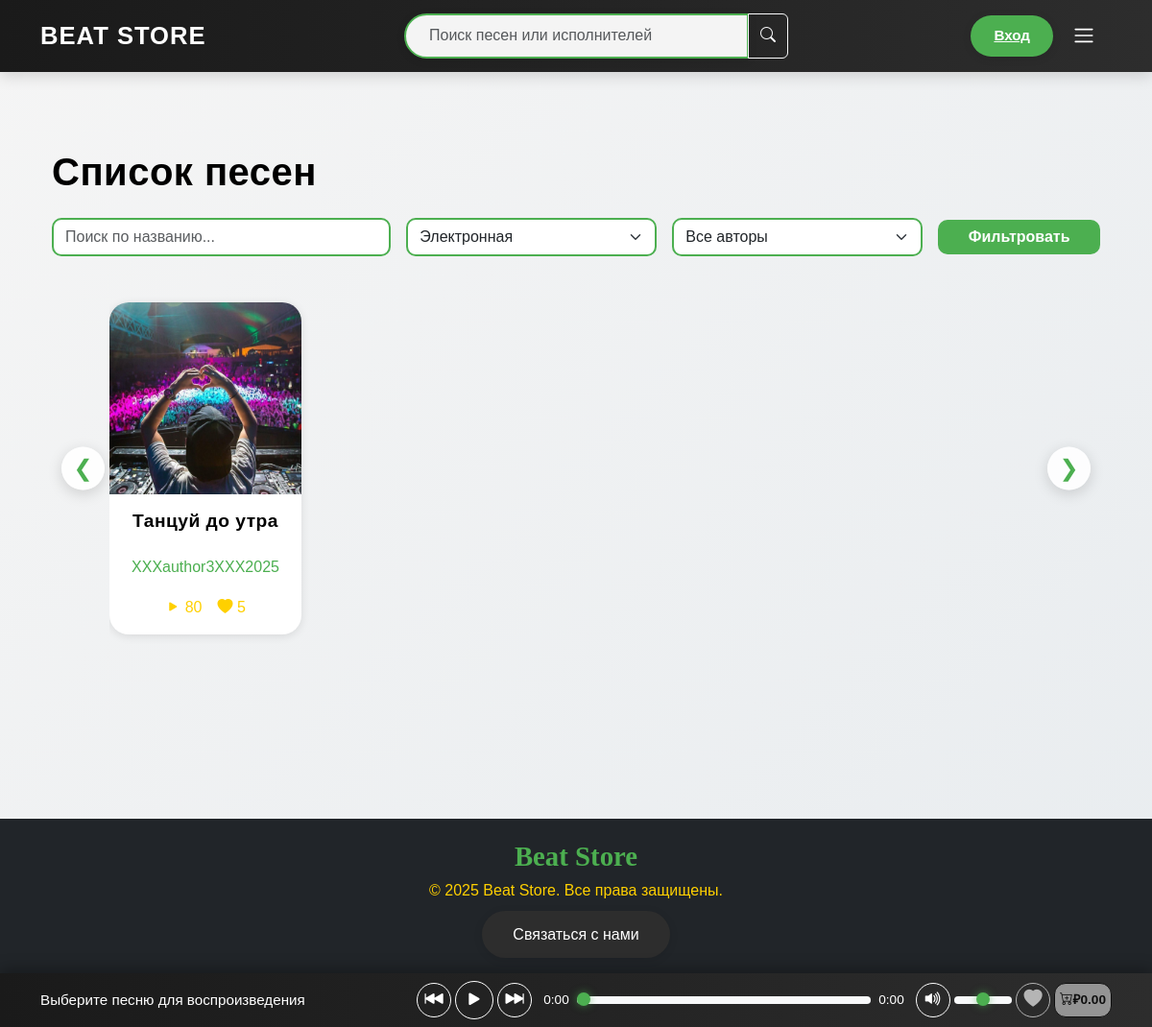
The page /music/?genre=4 on the database as committed earlier.
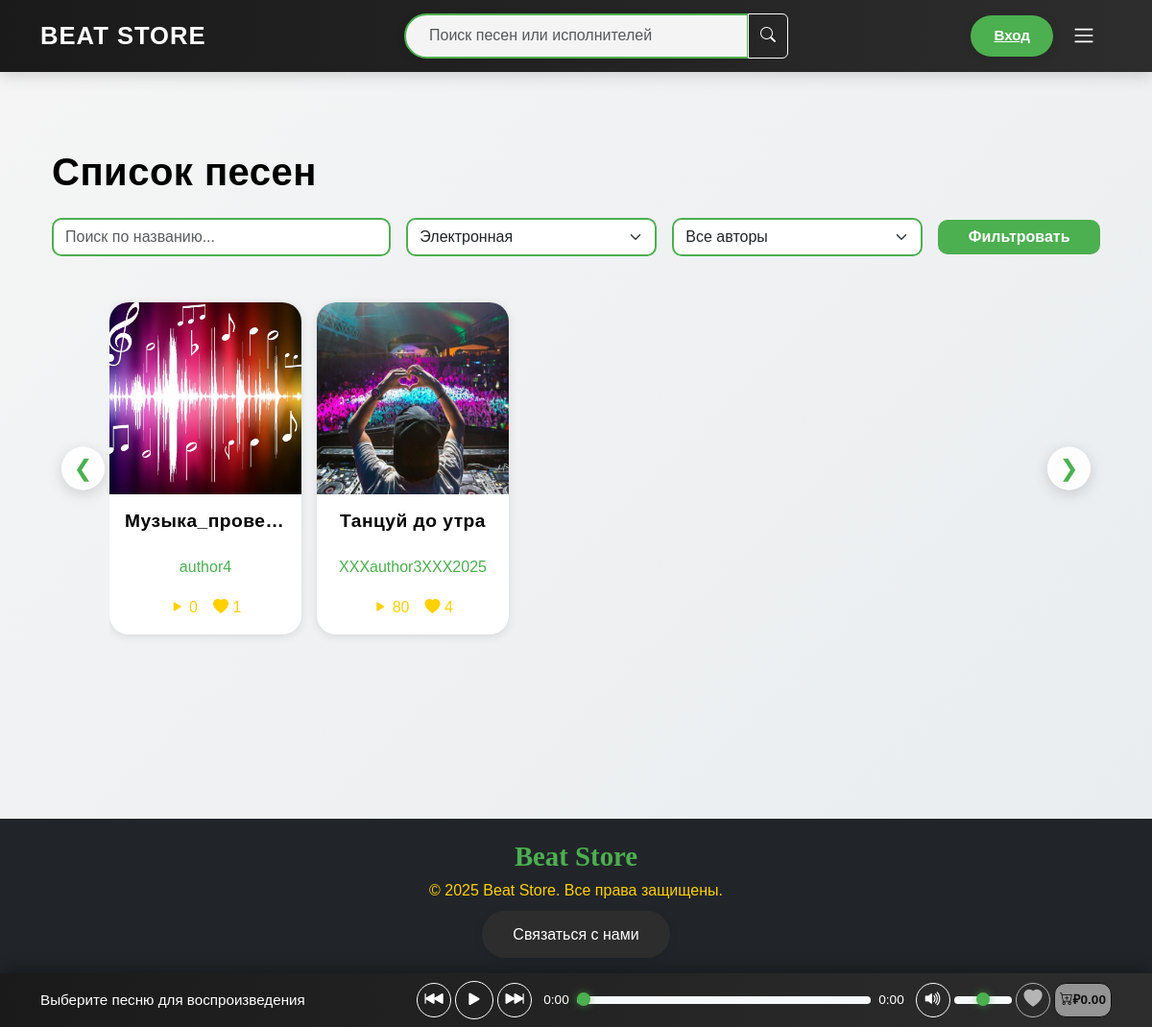
The same page on the database as committed later.
### store/models.py (models this page shows, shortened)
class Song(models.Model):
    title = models.CharField(max_length=100, verbose_name='Название')
    path = models.FileField(upload_to='songs/', verbose_name='Файл')
    cover = models.ImageField(upload_to='covers/', null=True, blank=True, verbose_name='Обложка')
    likes = models.ManyToManyField(
        User,
        related_name='liked_songs',
        blank=True,
        verbose_name='Лайки'
    )
    author = models.ForeignKey(
        User,
        on_delete=models.CASCADE,
        related_name='songs',
        verbose_name='Автор'
    )
    genre = models.ForeignKey(
        Genre,
        on_delete=models.SET_NULL,
        null=True,
        blank=True,
        verbose_name='Жанр'
    )
    price = models.DecimalField(
        max_digits=8,
        decimal_places=2,
        default=0.00,
        verbose_name='Цена'
    )
    total_plays = models.PositiveIntegerField(default=0, verbose_name='Количество прослушиваний')
    created_at = models.DateTimeField(auto_now_add=True, verbose_name='Дата создания')
    @property
    def total_likes(self):
        return self.likes.count()
    class Meta:
        verbose_name = 'Песня'
        verbose_name_plural = 'Песни'
        ordering = ['-created_at']
        indexes = [
            models.Index(fields=['created_at']),
            models.Index(fields=['total_plays']),
            models.Index(fields=['author', 'created_at']),
        ]
        constraints = [
            models.CheckConstraint(
                check=models.Q(price__gte=0),
                name='song_price_non_negative'
            )
        ]

class User(AbstractUser):
    email = models.EmailField(unique=True, verbose_name='Электронная почта')
    balance = models.DecimalField(max_digits=10, decimal_places=2, default=0.00, verbose_name='Баланс')
    class Meta:
        verbose_name = 'Пользователь'
        verbose_name_plural = 'Пользователи'
        indexes = [models.Index(fields=['username', 'email'])]

### store/views.py (the view)
# urls.py: path('music/', views.music_list, name='music_list'),
def music_list(request):
    songs = Song.objects.select_related('author', 'genre').all()
    genres = Genre.objects.all()
    authors = Profile.objects.filter(user__songs__isnull=False).select_related('user').distinct()
    genre_id = request.GET.get('genre')
    search_query = request.GET.get('search')
    author_id = request.GET.get('author')
    if genre_id:
        songs = songs.filter(genre_id=genre_id)
    if search_query:
        songs = songs.filter(title__icontains=search_query) | songs.filter(author__username__icontains=search_query)
    if author_id:
        songs = songs.filter(author_id=author_id)
    songs = songs.order_by('-created_at')
    paginator = Paginator(songs, 12)
    page_number = request.GET.get('page')
    page_obj = paginator.get_page(page_number)
    songs_json = [
        {
            'id': song.id,
            'path': song.path.url,
            'title': song.title,
            'author': song.author.username,
            'total_likes': song.total_likes,
            'price': float(song.price),
            'total_plays': song.total_plays,
            'cover': song.cover.url if song.cover else '/static/images/default_cover.jpg'
        }
        for song in page_obj
    ]
    context = {
        'page_obj': page_obj,
        'genres': genres,
        'authors': authors,
        'selected_genre': genre_id,
        'selected_author': author_id,
        'search_query': search_query,
        'songs_json': json.dumps(songs_json, ensure_ascii=False),
    }
    return render(request, 'store/music_list.html', context)

### store/templates/store/music_list.html (shortened to what this page needs)
{% extends 'store/base.html' %}
{% load static %}
{% block extra_css %}
    <link href="https://cdn.jsdelivr.net/npm/bootstrap-icons@1.10.5/font/bootstrap-icons.css" rel="stylesheet">
    <link rel="stylesheet" href="{% static 'css/music_list.css' %}">
{% endblock %}
{% block content %}
    <div class="container my-4">
        <h1>Список песен</h1>
        <form method="get" class="filter-form mb-4">
            <div class="row g-3 align-items-center">
                <div class="col-md-4">
                    <input type="text" name="search" class="form-control" placeholder="Поиск по названию..." value="{{ search_query|default_if_none:'' }}" aria-label="Поиск">
                </div>
                <div class="col-md-3">
                    <select name="genre" class="form-select" aria-label="Жанр">
                        {% for genre in genres %}
                            <option value="{{ genre.id }}" {% if selected_genre == genre.id|stringformat:"s" %}selected{% endif %}>{{ genre.name }}</option>
                        {% endfor %}
                    </select>
                </div>
                <div class="col-md-3">
                    <select name="author" class="form-select" aria-label="Автор">
                        <option value="">Все авторы</option>
                    </select>
                </div>
                <div class="col-md-2">
                    <button type="submit" class="btn btn-primary w-100">Фильтровать</button>
                </div>
            </div>
        </form>
        <section class="category">
            <div class="songs-container position-relative">
                <button class="scroll-button left" onclick="scrollSongs('left', 'song-list')" aria-label="Прокрутить влево">❮</button>
                <div class="songs" id="song-list">
                    {% for song in page_obj %}
                        <div class="song-item" data-song-id="{{ song.id }}">
                            <div class="song-image-container">
                            </div>
                            <div class="song-info">
                                <h3 class="song-title">{{ song.title }}</h3>
                                <p class="song-author">
                                    <a href="{% url 'store:profile' song.author.username %}" class="song-author-link">{{ song.author.username }}</a>
                                </p>
                                <div class="song-stats">
                                    <span id="plays-count-{{ song.id }}"><i class="bi bi-play-fill"></i> {{ song.total_plays }}</span>
                                    <span><i class="bi bi-heart-fill"></i> {{ song.total_likes }}</span>
                                </div>
                            </div>
                        </div>
                    {% empty %}
                        <div class="song-item text-center">
                            <p>Песен не найдено.</p>
                        </div>
                    {% endfor %}
                </div>
                <button class="scroll-button right" onclick="scrollSongs('right', 'song-list')" aria-label="Прокрутить вправо">❯</button>
            </div>
        </section>
    </div>
{% endblock %}

### store/templates/store/base.html (shortened to what this page needs)
{% load static %}
<!DOCTYPE html>
<html lang="ru">
<head>
    <link href="https://cdn.jsdelivr.net/npm/bootstrap@5.3.0/dist/css/bootstrap.min.css" rel="stylesheet">
    <link href="https://cdn.jsdelivr.net/npm/bootstrap-icons@1.10.5/font/bootstrap-icons.css" rel="stylesheet">
    <link rel="stylesheet" href="{% static 'css/style.css' %}">
    {% block extra_css %}
    {% endblock %}
</head>
<body>
    {% include 'store/header.html' %}
    <main class="container my-4">
        {% block content %}
        {% endblock %}
    </main>
    <div class="player-section fixed-bottom bg-dark text-white p-2">
        <div class="container">
            <div class="player-container d-flex align-items-center flex-wrap gap-2">
                <div class="track-info flex-grow-1">
                    <span id="current-song" class="text-truncate d-block">Выберите песню для воспроизведения</span>
                </div>
                <div class="controls d-flex align-items-center justify-content-center gap-1">
                    <button id="prev-button" class="btn btn-outline-light btn-icon" aria-label="Предыдущая песня">
                        <i class="bi bi-skip-backward-fill"></i>
                    </button>
                    <button id="play-pause-button" class="btn btn-outline-light btn-icon btn-play" aria-label="Воспроизвести/Пауза">
                        <i class="bi bi-play-fill"></i>
                    </button>
                    <button id="next-button" class="btn btn-outline-light btn-icon" aria-label="Следующая песня">
                        <i class="bi bi-skip-forward-fill"></i>
                    </button>
                </div>
                <div class="progress-container d-flex align-items-center flex-grow-1 gap-1">
                    <span id="current-time" class="time-display">0:00</span>
                    <input type="range" id="progress-bar" class="form-range" min="0" max="1" step="0.01" value="0" aria-label="Прогресс воспроизведения">
                    <span id="total-time" class="time-display">0:00</span>
                </div>
                <div class="extra-controls d-flex align-items-center justify-content-end gap-1 flex-shrink-0">
                    <button id="mute-button" class="btn btn-outline-light btn-icon" aria-label="Включить/Выключить звук">
                        <i class="bi bi-volume-up-fill"></i>
                    </button>
                    <input type="range" id="volume-slider" class="form-range" min="0" max="1" step="0.01" value="0.5" aria-label="Громкость">
                    <button id="like-button-player" class="btn btn-outline-light btn-icon" data-likes="0" aria-label="Лайк" {% if not user.is_authenticated %}disabled{% endif %}>
                        <i class="bi bi-heart-fill"></i>
                    </button>
                    <button id="song-price" class="btn btn-icon text-truncate" data-song-id="0" title="Добавить в корзину" aria-label="Добавить в корзину" disabled>
                        <i class="bi bi-cart-plus"></i> ₽0.00
                    </button>
                </div>
            </div>
        </div>
    </div>
    <footer class="bg-dark text-white text-center py-3">
        <div class="container">
            <span class="footer-brand">Beat Store</span>
            <p class="mb-0">© 2025 Beat Store. Все права защищены.</p>
            <button class="btn btn-outline-light mt-2 contact-button" data-bs-toggle="modal" data-bs-target="#contactModal">Связаться с нами</button>
        </div>
    </footer>
</body>
</html>

### store/templates/store/header.html (shortened to what this page needs)
{% load static %}
<header class="navbar">
    <div class="container">
        <a class="navbar-brand" href="{% url 'store:index' %}">Beat Store</a>
        <form class="search-form mx-auto" action="{% url 'store:music_list' %}" method="get">
            <div class="input-group">
                <input class="search-input form-control" type="search" name="search" placeholder="Поиск песен или исполнителей" aria-label="Поиск">
                <button class="btn btn-outline-light search-btn" type="submit" aria-label="Поиск">
                    <i class="bi bi-search"></i>
                </button>
            </div>
        </form>
        <div class="auth-section">
            {% if user.is_authenticated %}
                <a href="{% url 'store:profile' user.username %}" class="nav-link username">{{ user.username }}</a>
            {% else %}
                <a href="{% url 'store:login' %}" class="auth-btn">Вход</a>
            {% endif %}
        </div>
        <button class="navbar-toggler ms-2" type="button" data-bs-toggle="offcanvas" data-bs-target="#offcanvasNavbar" aria-controls="offcanvasNavbar" aria-label="Переключить навигацию">
            <span class="navbar-toggler-icon"></span>
        </button>
    </div>
</header>

### static/css/music_list.css (style rules this page uses)
:root { --footer-bg: #1a1a1a; --primary-color: #4CAF50; --dark-bg: #1a1a1a; --light-bg: #f5f5f5; --text-dark: #000000; --text-light: #ffffff; --transition: all 0.3s ease; --shadow-sm: 0 2px 10px rgba(0, 0, 0, 0.1); --shadow-md: 0 4px 15px rgba(0, 0, 0, 0.15); --like-color: rgb(255, 0, 0); --cart-color: #fefe02; }
*, *::before, *::after { box-sizing: border-box; margin: 0; padding: 0; }
.songs-container { position: relative; user-select: none; padding: 0 60px; }
.songs { display: flex; overflow-x: auto; scrollbar-width: none; -ms-overflow-style: none; padding: 1rem 0; scroll-behavior: smooth; gap: 1rem; touch-action: pan-x; }
.song-item { flex: 0 0 200px; background: var(--text-light); border-radius: 20px; box-shadow: var(--shadow-sm); transition: var(--transition); cursor: pointer; overflow: hidden; }
.song-image-container { position: relative; width: 100%; padding-top: 100%; }
.song-info { padding: 1rem; text-align: center; }
.song-title { font-family: 'Montserrat', sans-serif; font-size: 1.2rem; font-weight: 700; white-space: nowrap; overflow: hidden; text-overflow: ellipsis; }
.song-author { font-family: 'Montserrat', sans-serif; font-size: 0.95rem; color: #666; white-space: nowrap; overflow: hidden; text-overflow: ellipsis; }
.song-author-link { color: var(--primary-color); text-decoration: none; transition: var(--transition); }
.song-stats { font-family: 'Montserrat', sans-serif; font-size: 0.9rem; color: #666; display: flex; justify-content: center; gap: 1rem; margin-top: 0.5rem; }
.scroll-button { position: absolute; top: 50%; transform: translateY(-50%); background: rgba(255, 255, 255, 0.9); color: var(--primary-color); width: 45px; height: 45px; box-shadow: var(--shadow-md); border: none; border-radius: 50%; font-size: 1.5rem; transition: var(--transition); z-index: 10; }
.scroll-button.left { left: 10px; }
.scroll-button.right { right: 10px; }
.filter-form .form-control, .filter-form .form-select { border-radius: 10px; border: 2px solid var(--primary-color); transition: var(--transition); }
.filter-form .btn-primary { background: var(--primary-color); border: none; border-radius: 10px; font-weight: 600; transition: var(--transition); }

Rows that differ between the two databases and show on the page:
added Song: title "Музыка_прове…", author.username "author4", total_plays "0", total_likes "1"
computed for Song "Танцуй до утра": total_likes "5" → "4"
